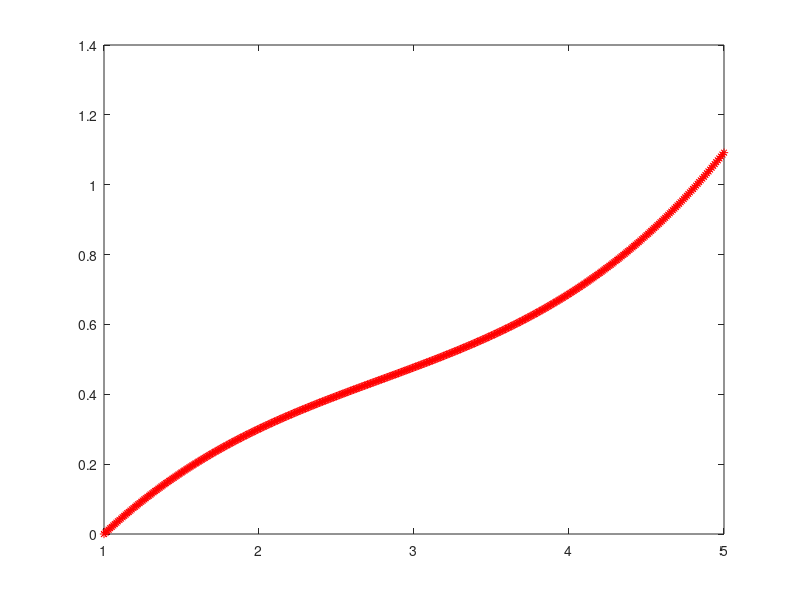

MATLAB code for this plot:
%v = [4 8 14 16];
%v0 = [2 4 6 8];
%m = zeros(length(v0));
%m(:, 1) = v';
%n = length(v0);
%for j = 2:n
%  for i = 1:n-j+1
%    m(i, j) = (m(i+1, j-1) - m(i, j-1))/(v0(i+j-1) -v0(i));
%  end
%end
%m
%
%v0 = [1 1.5 2 3 4];
%v = [0 0.17609 0.30103 0.47712 0.60206];
%
%function z =  Fct(v,v0)
%    m = zeros(length(v0));
%    m(:,1) = v';
%    n = length(v0);
%    for j = 2:n
%        for i = 1:n-j
%            m(i,j) = (m(i+1, j-1) - m(i,j-1))/(v0(i+j-1)-v0(i));
%        end
%    end
%    z = m;
%end
%
%function Lmf =  Fct1(m,v,v0, point)
%    fx0=v(1);
%    m0 = 1;
%    sum = 0;
%    mm = length(v0);
%    while m0 <= mm
%        prod = 1;
%        i = 1;
%        while i <= m0
%            prod = prod * (point - v0(i));
%            i = i + 1;
%        end
%        m0 = m0+1;
%        prod = prod * m(1,i-1);
%        sum = sum+prod;
%    end
%    Lmf = fx0 + sum;
%end
%
%m = Fct(v,v0);
%sol = Fct1(m,v,v0,2.5);
%sol
%max = 0;
%for i = 10:1:35
%    y = i/10;
%    a = abs(log(y)-Fct1(m,v,v0,y));
%    if a > max
%        max = a;
%    end
%end
%max


v0 = [1 1.5 2 3 4];
v = [0 0.17609 0.30103 0.47712 0.60206];

function z =  Fct(v,v0)
    m = zeros(length(v0));
    m(:,1) = v';
    n = length(v0);
    for j = 2:n
        for i = 1:n-j
            m(i,j) = (m(i+1, j-1) - m(i,j-1))/(v0(i+j-1)-v0(i));
        end
    end
    z = m(1,2:end);
end

function Lmf =  Fct1(m,v,v0, point)
    fx0=v(1);
    m0 = 1;
    sum = 0;
    mm = length(v0)-1;
    while m0 <= mm
        prod = 1;
        i = 1;
        while i <= m0
            prod = prod * (point - v0(i));
            i = i + 1;
        end
        m0 = m0+1;
        prod = prod * m(1,i-1);
        sum = sum+prod;
    end
    Lmf = fx0 + sum;
end

m = Fct(v,v0);
sol = Fct1(m,v,v0,2.5);
sol
 max = 0;
 for i = 10:1:35
     y = i/10;
     a = abs(log(y)-Fct1(m,v,v0,y));
     if a > max
         max = a;
     end
 end
 max

 for i=1:0.01:5
    plot(i,Fct1(m,v,v0, i),'*r')
    hold on
end
